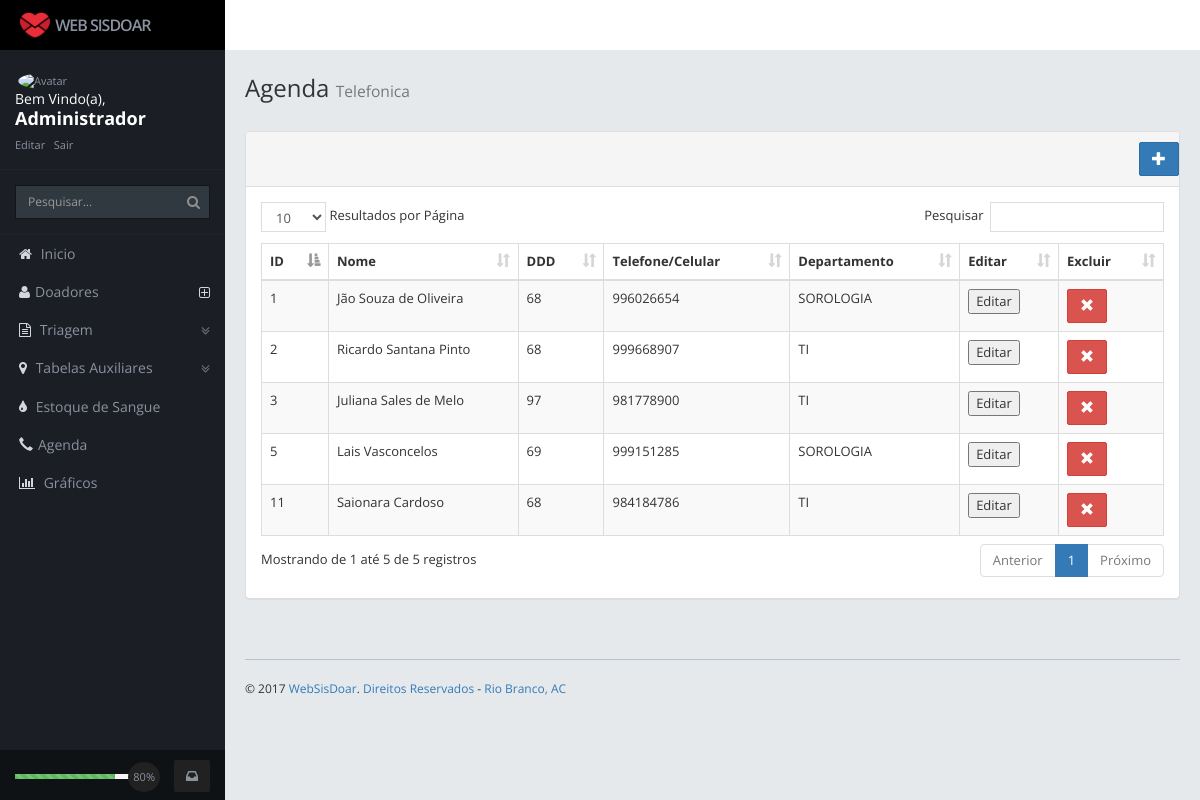
Page /pages/funcionario/lista_agenda.php on the committed database.
### tables this page shows
CREATE TABLE `agenda` (
  `idagenda` int(11) NOT NULL AUTO_INCREMENT,
  `nome` varchar(45) NOT NULL,
  `telefone` int(10) NOT NULL,
  `ddd` int(2) NOT NULL,
  `dpto_iddpto` varchar(11) DEFAULT NULL,
  PRIMARY KEY (`idagenda`)
);

CREATE TABLE `dpto` (
  `iddpto` int(11) NOT NULL,
  `descricao` varchar(50) NOT NULL,
  PRIMARY KEY (`iddpto`)
);

### pages/funcionario/lista_agenda.php (the view, shortened to what this page needs)
<?php
include '../../config/conexao.php';
?>
<!DOCTYPE html>
<html>
    <head>
        <?php
        include '../../layout/cabecalho.php';
        ?>
    </head>
    <body >
        <div class="body content rows scroll-y">
            <div class="page-heading animated fadeInDownBig">
                <h1> Agenda <small> Telefonica </small></h1>
            </div>
            <div class="table-responsive">
                <div class="panel panel-default">
                    <div class="panel-heading">
                        <div class="row">
                            <a href="../../pages/funcionario/cadastrar_agenda.php" class="btn btn-primary pull-right"><i class="glyphicon glyphicon-plus"></i></a>
                        </div>
                    </div>
                    <div class="panel-body">
                        <table width="100%" class="table table-striped table-bordered table-hover" id="example2">
                            <thead>
                                <tr>
                                    <th>ID</th>
                                    <th>Nome</th>
                                    <th>DDD</th>
                                    <th>Telefone/Celular</th>
                                    <th>Departamento</th>
                                    <th>Editar</th>
                                    <th>Excluir</th>
                                </tr>
                            </thead>
                            <tbody>
                                <?php
                                $sql = ("select a.idagenda, a.nome, a.ddd, a.telefone, d.descricao"
                                        . " from agenda a, dpto d"
                                        . " where a.dpto_iddpto = d.iddpto ");
                                foreach ($con->query($sql) as $row) {
                                    ?>
                                    <tr>
                                        <td><?php echo $row['idagenda']; ?></td>
                                        <td><?php echo $row['nome']; ?></td>
                                        <td><?php echo $row['ddd']; ?></td>
                                        <td ><?php echo $row['telefone']; ?></td>
                                        <td ><?php echo $row['descricao']; ?></td>
                                        <td>
                                            <form name="atualizar" action="atualizar_agenda.php" method="POST">
                                                <input type="submit" value="Editar" name="editar"/>
                                            </form>
                                        </td>
                                        <td>
                                            <?php echo "<a href='#' class='btn btn-danger' id='excluir' rel='" . $row['idagenda'] . "'><i class='glyphicon glyphicon-remove'></i></a>"; ?>
                                        </td>
                                    </tr>
                                    <?php
                                }
                                ?>
                            </tbody>
                        </table>
                    </div>
                </div>
            </div>
            <?php
            include '../../layout/rodape.php';
            ?>
    </body>
</html>

### assets/css/style.css (style rules this page uses)
body { background: #fff; padding-top: 50px; margin: 0; -webkit-text-size-adjust: 100%; font-family: 'Open Sans', Arial; }
h1,h2,h3,h4,h5,h6 { font-family: 'Open Sans', Arial; }
.table > thead > tr > th { vertical-align: middle; border-bottom: 1px solid #dddddd; }
.btn { border-radius: 2px; }
.rows, .col, .page { overflow: hidden; position: absolute; }
.rows { left: 0; right: 0; }
.scroll-y { overflow-y: auto; -webkit-overflow-scrolling: touch; }
.body.rows { top: 50px; bottom: 50px; }
.body.content.rows { top: 50px; bottom: 0px; background: #E5E9EC; padding: 20px; font-size: 13px; }
.page-heading { margin: 0px 0 25px; padding: 5px 0; }
.page-heading h1 { margin: 0; padding: 0; font-weight: 400; font-size: 24px; }

### rows in the picture
agenda: idagenda "1", nome "Jão Souza de Oliveira", ddd "68", telefone "996026654", dpto.descricao "SOROLOGIA"
agenda: idagenda "2", nome "Ricardo Santana Pinto", ddd "68", telefone "999668907", dpto.descricao "TI"
agenda: idagenda "3", nome "Juliana Sales de Melo", ddd "97", telefone "981778900", dpto.descricao "TI"
agenda: idagenda "5", nome "Lais Vasconcelos", ddd "69", telefone "999151285", dpto.descricao "SOROLOGIA"
agenda: idagenda "11", nome "Saionara Cardoso", ddd "68", telefone "984184786", dpto.descricao "TI"
